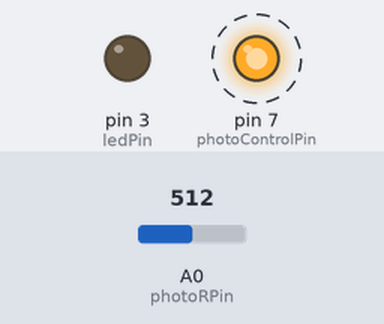
This sketch was run on a simulated Arduino Uno, built with avr-gcc and run on an emulated ATmega328P. Shown: output pins drawn as LEDs (lit = HIGH). Dashed ring = blinking. Inputs (shaded band) come from the test bench; at power-on: A0 (photoRPin) = 512. What the sketch prints to the serial monitor is not drawn.

Above: at 0.5 s.
Timing chart, 0 to 4.6 s (numbered marks = the images above):
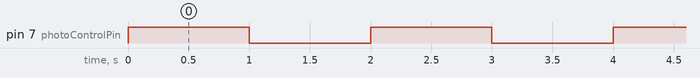

Measured:
- by itself, pin 7 (photoControlPin): alternates HIGH for 1.0 s and LOW for 1.0 s

The sketch:

sketch_jul16a.ino
```cpp
int photoRPin = A0;
int ledPin = 3;
int photoControlPin = 7;
int lightLevel;
boolean ledOn = false;

void setup() {
  // put your setup code here, to run once:
  Serial.begin(9600);
  pinMode(ledPin, OUTPUT);
  pinMode(photoControlPin, OUTPUT);
}

void loop() {
  digitalWrite(photoControlPin, HIGH);
  delay(1000);
  lightLevel = analogRead(photoRPin);
  Serial.println(lightLevel);
//  if(lightLevel < 10 && !ledOn) {
//    digitalWrite(ledPin, HIGH);
//    ledOn = true;
//  } else if(lightLevel > 30 && ledOn) {
//    digitalWrite(ledPin, LOW);
//    ledOn = false;
//  }
  digitalWrite(photoControlPin, LOW);
  delay(1000);
}
```
